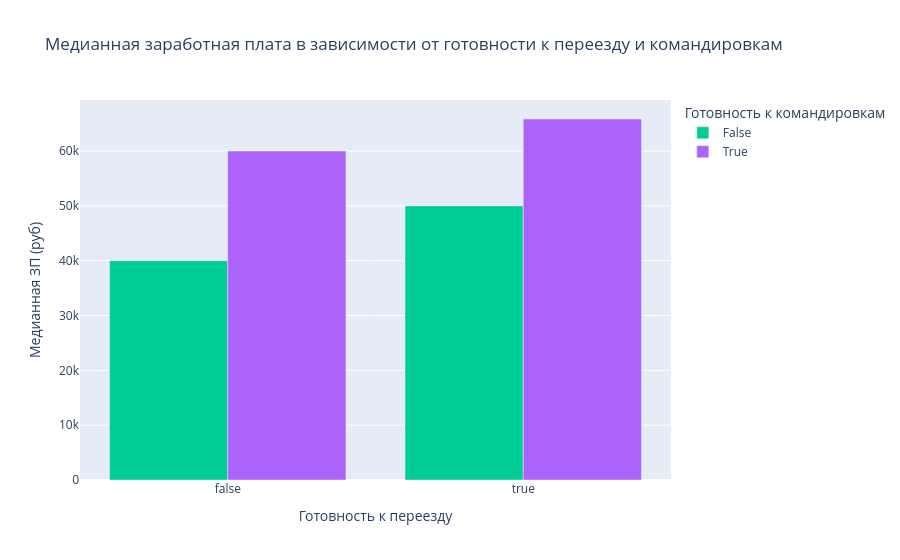

Notebook cell for this chart:
### Markdown cell above
6. Постройте **многоуровневую столбчатую диаграмму**, которая показывает зависимость медианной заработной платы (**"ЗП (руб)"**) от признаков **"Готовность к переезду"** и **"Готовность к командировкам"**. Проанализируйте график, сравнив уровень заработной платы в категориях.

### Code cell
# Агрегация данных для расчета медианной заработной платы
# Группируем по обоим признакам и вычисляем медиану, сбрасываем индекс для Plotly Express
df_grouped = df.groupby(['Готовность к переезду', 'Готовность к командировкам'])['ЗП (руб)'].median().reset_index()

# Построение многоуровневой столбчатой диаграммы с помощью Plotly Express
fig = px.bar(
    df_grouped,
    x='Готовность к переезду',
    y='ЗП (руб)',
    color='Готовность к командировкам', # Используем второй признак для цвета/группировки
    barmode='group', # Устанавливаем режим группировки столбцов
    title='Медианная заработная плата в зависимости от готовности к переезду и командировкам',
    labels={'ЗП (руб)': 'Медианная ЗП (руб)', 'Готовность к переезду': 'Готовность к переезду', 'Готовность к командировкам': 'Готовность к командировкам'},
    category_orders={'Готовность к переезду': ['Да', 'Нет'], 'Готовность к командировкам': ['Да', 'Нет']}
)

# Настройка и отображение графика
fig.update_layout(xaxis_title="Готовность к переезду", yaxis_title="Медианная ЗП (руб)")
fig.show()

### Figure 1 — Plotly figure (JSON) as saved in the notebook; plotly's stock layout.template omitted (floating-point values rounded to 4 significant figures)
{"data": [{"alignmentgroup": "True", "hovertemplate": "Готовность к командировкам=False<br>Готовность к переезду=%{x}<br>Медианная ЗП (руб)=%{y}<extra></extra>", "legendgroup": "False", "marker": {"color": "#00cc96", "pattern": {"shape": ""}}, "name": "False", "offsetgroup": "False", "orientation": "v", "showlegend": true, "textposition": "auto", "type": "bar", "x": [false, true], "xaxis": "x", "y": [40000.0, 50000.0], "yaxis": "y"}, {"alignmentgroup": "True", "hovertemplate": "Готовность к командировкам=True<br>Готовность к переезду=%{x}<br>Медианная ЗП (руб)=%{y}<extra></extra>", "legendgroup": "True", "marker": {"color": "#ab63fa", "pattern": {"shape": ""}}, "name": "True", "offsetgroup": "True", "orientation": "v", "showlegend": true, "textposition": "auto", "type": "bar", "x": [false, true], "xaxis": "x", "y": [60000.0, 65850.0], "yaxis": "y"}], "layout": {"barmode": "group", "legend": {"title": {"text": "Готовность к командировкам"}, "tracegroupgap": 0}, "title": {"text": "Медианная заработная плата в зависимости от готовности к переезду и командировкам"}, "xaxis": {"anchor": "y", "categoryarray": ["Да", "Нет"], "categoryorder": "array", "domain": [0, 1], "title": {"text": "Готовность к переезду"}}, "yaxis": {"anchor": "x", "domain": [0, 1], "title": {"text": "Медианная ЗП (руб)"}}}}
